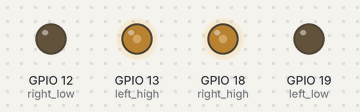
This program was run on a simulated Raspberry Pi (BCM pin numbers). On the bench: output pins drawn as LEDs (lit = HIGH). At 1.8 s the program stops and its outputs stay as they are.

Above: at 0.1 s.
At 0.5 s:
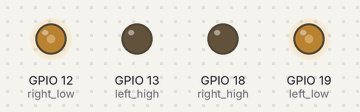
At 0.9 s:
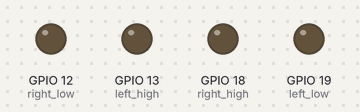
Timing chart, 0 to 2.4 s (numbered marks = the images above):
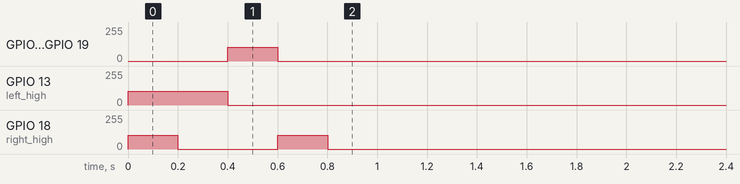

The program:

testEng.py
```python
import wiringpi

"""
Connect it. Make it when left_high=HIGH left_low=LOW right_high=HIGH right_low=LOW
the car is forward.
"""

# all the below are use GPIO
left_high = 13
left_low = 19
right_high = 18
right_low = 12
speed_scale = 40 # PWM speed

def init():
    wiringpi.wiringPiSetupGpio()
    # pin Mode
    wiringpi.pinMode(left_high,wiringpi.GPIO.OUTPUT)
    wiringpi.pinMode(left_low,wiringpi.GPIO.OUTPUT)
    wiringpi.pinMode(right_high,wiringpi.GPIO.OUTPUT)
    wiringpi.pinMode(right_low,wiringpi.GPIO.OUTPUT)
    # create PWM
    wiringpi.softPwmCreate(left_high,0,100)
    wiringpi.softPwmCreate(left_low,0,100)
    wiringpi.softPwmCreate(right_high,0,100)
    wiringpi.softPwmCreate(right_low,0,100)

def forward():# car forward
    wiringpi.softPwmWrite(left_high,speed_scale)
    wiringpi.softPwmWrite(left_low,0)
    wiringpi.softPwmWrite(right_high,speed_scale)
    wiringpi.softPwmWrite(right_low,0)

def back(t): # back
    wiringpi.softPwmWrite(left_high,0)
    wiringpi.softPwmWrite(left_low,speed_scale)
    wiringpi.softPwmWrite(right_high,0)
    wiringpi.softPwmWrite(right_low,speed_scale)
    wiringpi.delay(t*100)

def stop(t): # stop
    wiringpi.softPwmWrite(left_high,0)
    wiringpi.softPwmWrite(left_low,0)
    wiringpi.softPwmWrite(right_high,0)
    wiringpi.softPwmWrite(right_low,0)
    wiringpi.delay(t*100)

def turnRight(t): # turn right the car
    wiringpi.softPwmWrite(left_high,speed_scale)
    wiringpi.softPwmWrite(left_low,0)
    wiringpi.softPwmWrite(right_high,0)
    wiringpi.softPwmWrite(right_low,0)
    wiringpi.delay(t*100)

def turnLeft(t): # turn left the car
    wiringpi.softPwmWrite(left_high,0)
    wiringpi.softPwmWrite(left_low,0)
    wiringpi.softPwmWrite(right_high,speed_scale)
    wiringpi.softPwmWrite(right_low,0)
    wiringpi.delay(t*100)

def test():
    forward()
    wiringpi.delay(200)
    turnRight(2)
    back(2)
    turnLeft(2)
    stop(10)

def main():
    init()
    test()

if __name__ == "__main__":
    main()
```

Measured:
- by itself, GPIO 12 (right_low), GPIO 19 (left_low): 0/255 → 102/255 at 0.40 s, → 0/255 0.20 s later
- by itself, GPIO 13 (left_high): 0/255 → 102/255 at 0.00 s, → 0/255 0.40 s later
- by itself, GPIO 18 (right_high): alternates 102/255 for 0.20 s and 0/255 for 0.40 s, 4 changes in all, then stays 0/255
